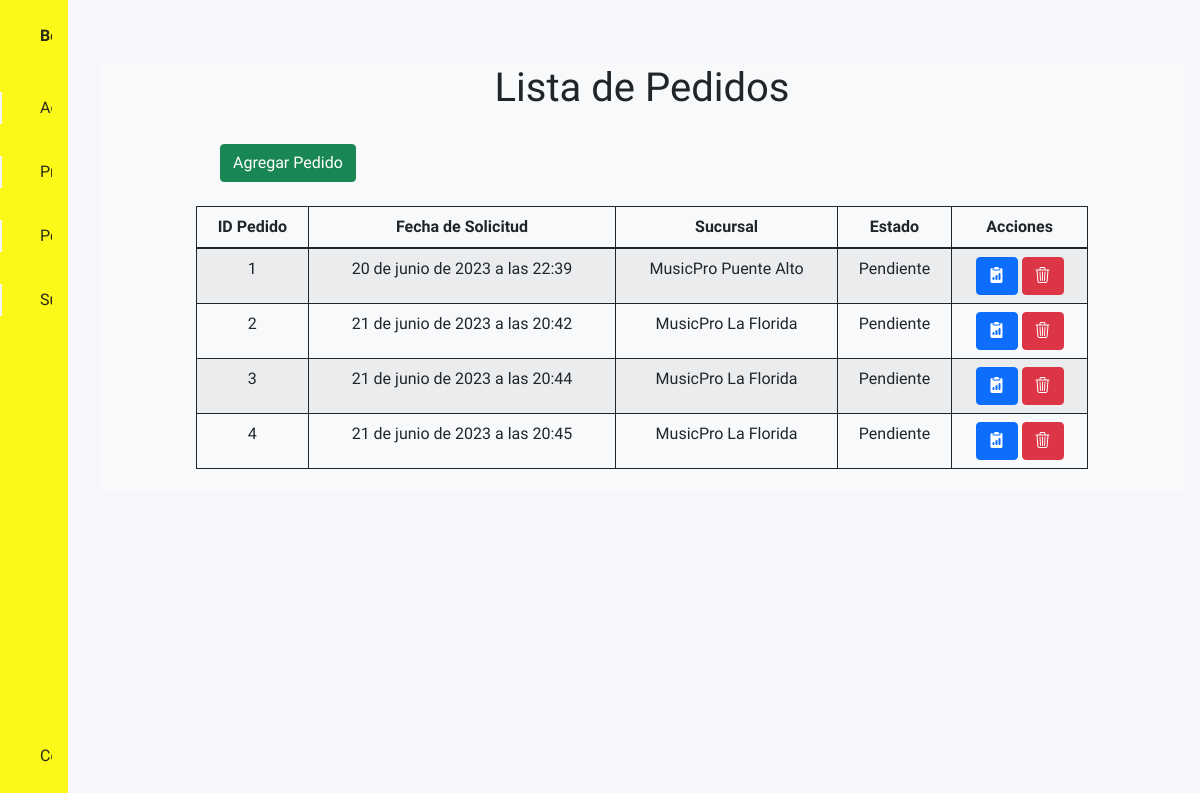
The app's page /bodega/pedidos/ (signed in) with its own data.
### bodega/models.py (models this page shows, shortened)
class Pedido(models.Model):
    pend = "Pendiente"
    envi = "Enviado"
    compl = "Completado"
    id_pedido = models.PositiveIntegerField(primary_key=True, unique=True)
    fecha_pedido = models.DateTimeField(verbose_name='Fecha del Pedido', auto_now_add=True)
    sucursal = models.ForeignKey(Sucursal, on_delete= models.CASCADE, null=False)
    productos = models.ManyToManyField(Producto, through='DetallePedido')
    estado = models.CharField(max_length=10, verbose_name='Estado', default=pend, null=False)
    total = models.DecimalField(max_digits=14, decimal_places=2, default=0, verbose_name='Total del Pedido')
    class Meta:
        verbose_name='pedido'
        verbose_name_plural='pedidos'
        ordering=['id_pedido']

class Sucursal(models.Model):
    id_sucursal = models.PositiveIntegerField(primary_key=True, verbose_name='ID Sucursal', unique=True)
    nombre = models.CharField(verbose_name='Nombre', null=False, max_length=150)
    direccion = models.CharField(verbose_name='Dirección', null=False, max_length=120)
    token = models.CharField(verbose_name="Token", max_length=12, unique=True, default='secret')
    class Meta:
        verbose_name='sucursal'
        verbose_name_plural='sucursales'
        ordering=['id_sucursal']
    def __str__(self):
        return self.nombre

### bodega/views.py (the view)
# urls.py: path('bodega/pedidos/', pedidos_list, name="pedidos_list"),
@login_required
def pedidos_list(request):
    context = {'pedidos' : Pedido.objects.all()}
    return render(request, 'core/pedido/pedidos.html', context)

### bodega/templates/core/pedido/pedidos.html (shortened to what this page needs)
{% extends 'core/base.html' %}
{% load static %}
{% block content %}
<div class="container">
    <div class="row text-center my-4 mx-5">
        <h1>Lista de Pedidos</h1>
        <div class="col-lg-12 pedido">
            <div class="text-start my-4 mx-5">
                <a href="{% url 'pedidos_new' %}" class="btn btn-success">Agregar Pedido</a>
            </div>
            <div class="container-fluid table-wrapper">
                <table id="table" class="table table-hover table-bordered border-dark table-striped">
                    <thead>
                        <tr>
                            <th scope="col" class="fw-bold">ID Pedido</th>
                            <th scope="col" class="fw-bold">Fecha de Solicitud</th>
                            <th scope="col" class="fw-bold">Sucursal</th>
                            <th scope="col" class="fw-bold">Estado</th>
                            <th scope="col" class="fw-bold">Acciones</th>
                        </tr>
                    </thead>
                    <tbody>
                        {% for p in pedidos %}
                        <tr>
                            <td>{{p.id_pedido}}</td>
                            <td>{{p.fecha_pedido}}</td>
                            <td>{{p.sucursal}}</td>
                            <td>{{p.estado}}</td>
                            <td>
                                <a class="btn btn-primary" href="/bodega/pedidos/{{p.id_pedido}}"
                                    data-bs-toggle="tooltip" data-bs-title="Detalles del pedido">
                                    <i class="bi bi-clipboard2-data-fill"></i>
                                </a>
                                <a class="btn btn-danger" href="/bodega/pedidos/{{p.id_pedido}}/delete"
                                    data-bs-toggle="tooltip" data-bs-title="Eliminar pedido">
                                    <i class="bi bi-trash3"></i>
                                </a>
                            </td>
                        </tr>
                        {% empty %}
                        <tr>
                            <td class="text-center fw-bold" colspan="8">No hay pedidos registrados.</td>
                        </tr>
                        {% endfor %}
                    </tbody>
                </table>
            </div>
        </div>
    </div>
    {% endblock %}

### bodega/static/core/css/styles.css (style rules this page uses)
:root { --header-height: 3rem; --nav-width: 68px; --first-color: #fcf819; --first-color-light: #AFA5D9; --white-color: #F7F6FB; --body-font: 'Nunito', sans-serif; --normal-font-size: 1rem; --z-fixed: 100 }
body { background-color: #F7F6FB; position: relative; margin: var(--header-height) 0 0 0; padding: 0 1rem; font-family: var(--body-font); font-size: var(--normal-font-size); transition: .5s }
a { text-decoration: none }
.container-fluid { max-height: clamp(40vh); overflow: auto; }
@media screen and (min-width: 768px) { body { margin: calc(var(--header-height) + 1rem) 0 0 0; padding-left: calc(var(--nav-width) + 2rem) } }
.table-wrapper { max-height: 500px; overflow: auto; display:inline-block; }

### records on screen
Pedido: id_pedido "1", fecha_pedido "20 de junio de 2023 a las 22:39", sucursal "MusicPro Puente Alto", estado "Pendiente"
Pedido: id_pedido "2", fecha_pedido "21 de junio de 2023 a las 20:42", sucursal "MusicPro La Florida", estado "Pendiente"
Pedido: id_pedido "3", fecha_pedido "21 de junio de 2023 a las 20:44", sucursal "MusicPro La Florida", estado "Pendiente"
Pedido: id_pedido "4", fecha_pedido "21 de junio de 2023 a las 20:45", sucursal "MusicPro La Florida", estado "Pendiente"
